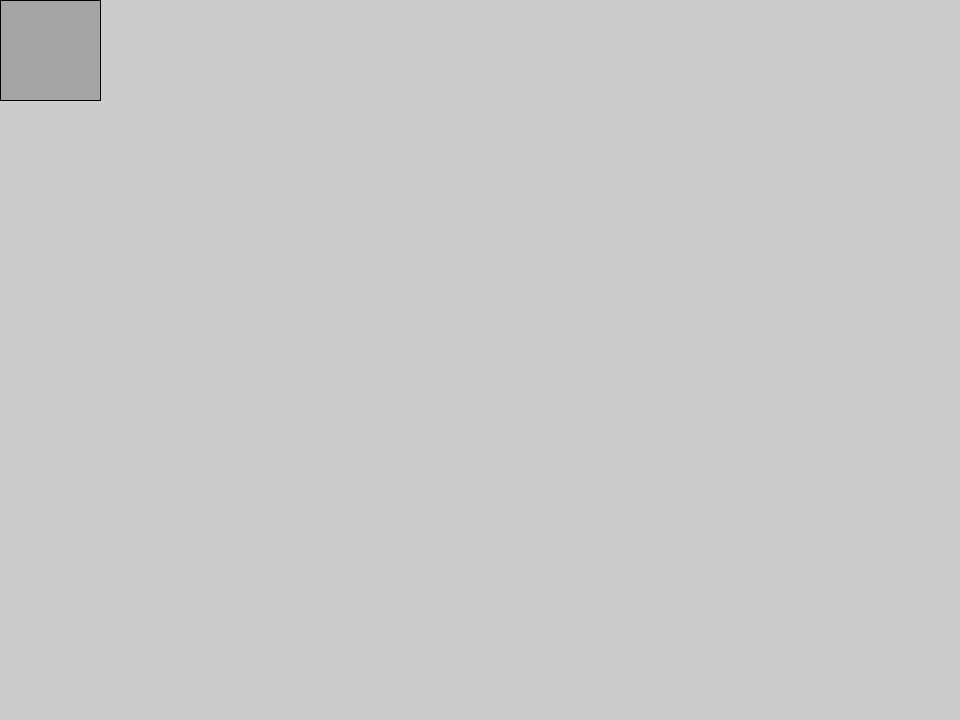
Frame 1 (no input)
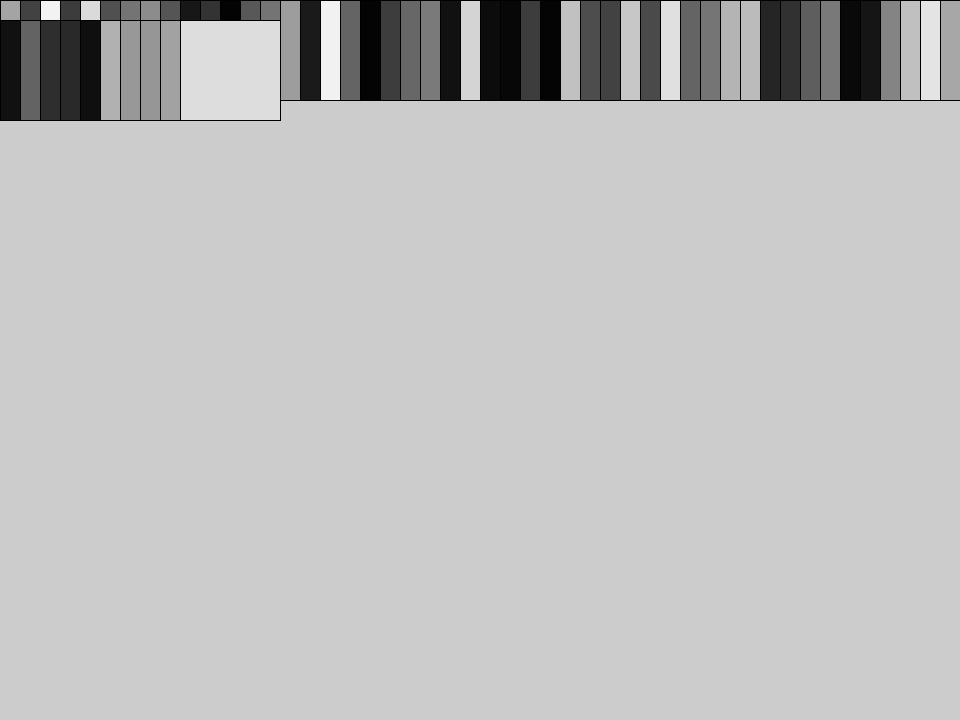
Frame 60 (the mouse pressed at the canvas centre just before this capture)
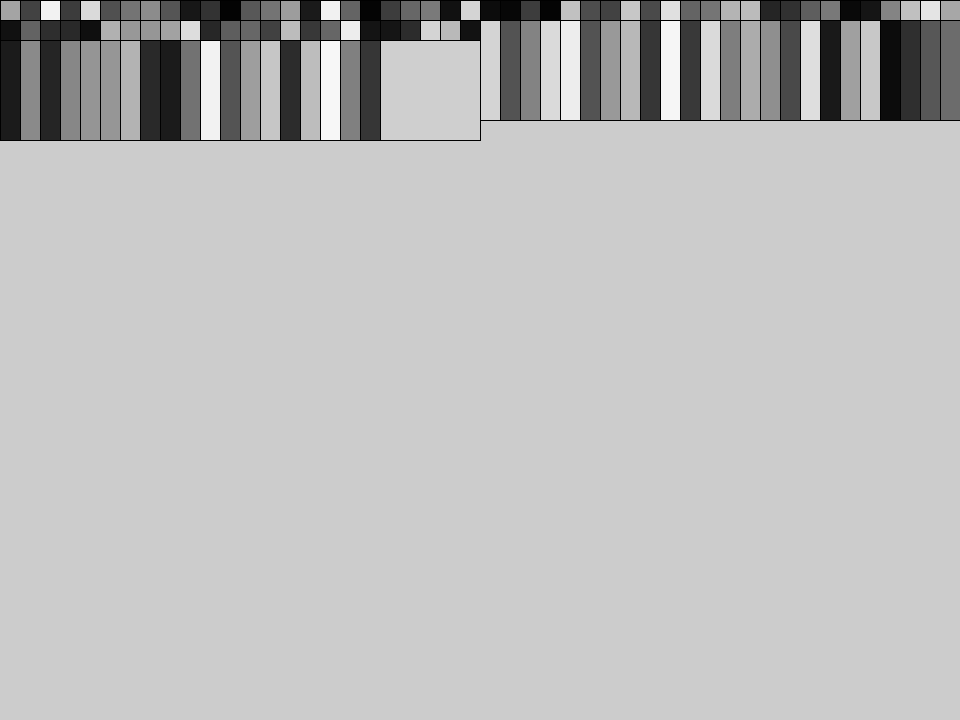
Frame 120 (the mouse held since frame 60 and released just before this capture)

The Processing sketch that drew these frames (run headless with seeded random() and noise(); from frame 60 on, the mouse is pressed at the canvas centre):

// Processing sketch: processing_105030
// ── processing_105030.pde

/*
void draw() {
 i += 12;
 rect(i, 2, 10, 10);
 rect(i, i, 10, 10);
 rect(2, i, 10, 10);
 }*/
/*
for(int i = 2; i < 100; i += 12) {
 rect(i, 2, 10, 10);
 rect(i, i, 10, 10);
 rect(2, i, 10, 10);
 }*/

int i = 0;
int u = 0;

void setup() {
  size (960, 720);
}

void draw() {
  if (i <= width) {
    fill(random(255));
    rect(i, u, 100, 100);
    i += 20;
  } else {
    if (u <= height) {
      i = 0;
      u += 20;
    } else if (u >= height) {
      noLoop();
    }
  }
}
